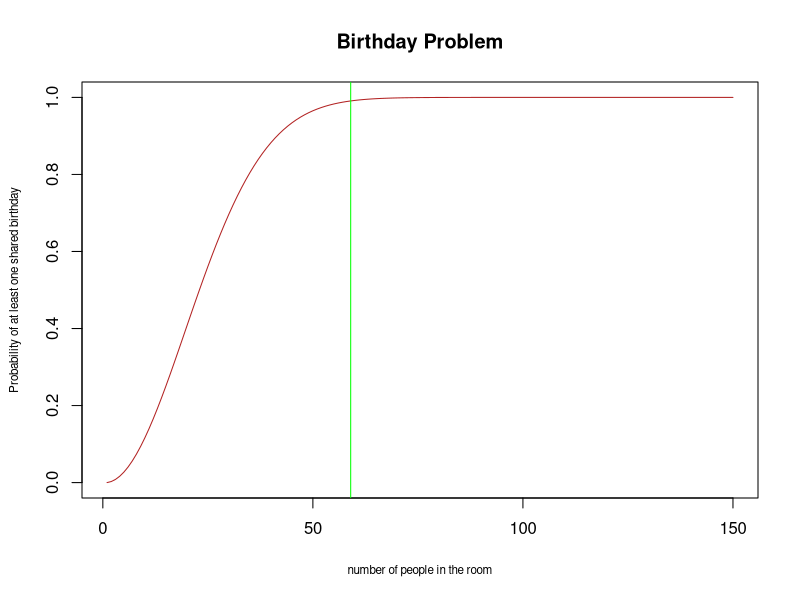

Write the R code that produced this figure.
# FND-STA-Probability.R
#
# Purpose:  A Bioinformatics Course:
#              R code accompanying the FND-STA-Probability unit.
#
# Note:    This script lives on Github:
#          https://github.com/harrig12/BCH441
#
# Version:  1.0
#
# Date:     2017  11 08
# Author:   Cait Harrigan (cait.harrigan@mail.utoronto.ca)
#
# Versions:
#           1.0    First code
#
# ==============================================================================

#plot the birthday paradox
N <- 150
pBirthday <- numeric(N)

for (i in 1:N) {
  pBirthday[i] <- 1 - ((364/365)^((i * (i-1)) / 2))
}

plot(1:N, pBirthday,
     type = "l",
     col = "firebrick",
     xlab = "number of people in the room",
     cex.lab = "0.7",
     ylab = "Probability of at least one shared birthday",
     main = "Birthday Problem"
)

#Task: Asume there are 59 students in the class.
#What is the probability of at least one pair of them sharing a birthday?
(pBirthday[59])
#add to plot
abline(v =59, untf = FALSE, col="green")

#Task: If a restriction-endonuclease site is six bases long, how many such
#sites would you expect in a 3MB long bacterial chromosome with a GC-content of 50%?
#p(sequence of length m) = 1/(4^m)
#Then p(6bp restriction-endonuclease site) = 1/(4^6)
((3e6 - 5)/(4**6))
#there is a 1/(4^6) chance of the re site appearing along the chromosome, except for at
#the last 5 bases, where the endonuclease wouldn't fit.
#Would expect 732 such sites.


